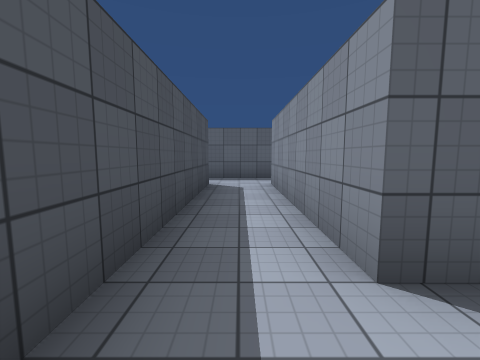
view 1 (above)

21 first-person views from a walk through a 3-D level made in the Unity game engine. The camera is 1.4 m above the floor, tilts 6° down and sees 90° across. The floor is counted in squares, 2 m on a side. Each view is taken from the middle of a square. On the plan, view 1 faces up. The plan holds only what a view shows up to about 9 squares ahead; the rest is blank. The place goes on beyond the plan. The player character is not drawn. Door leaves are left out, so doorways stand open. Surface patterns are stand-ins for the level's own textures.

view 2
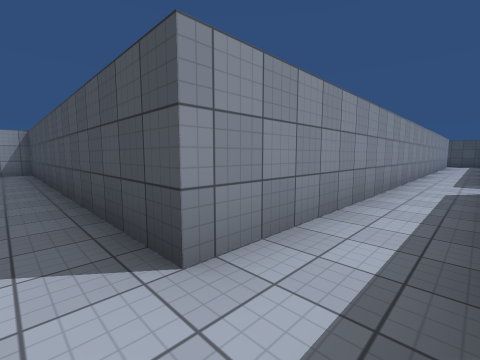

view 3
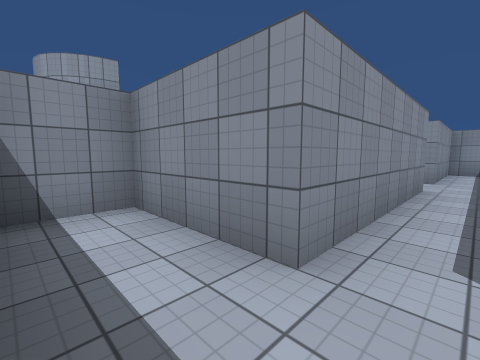

view 4
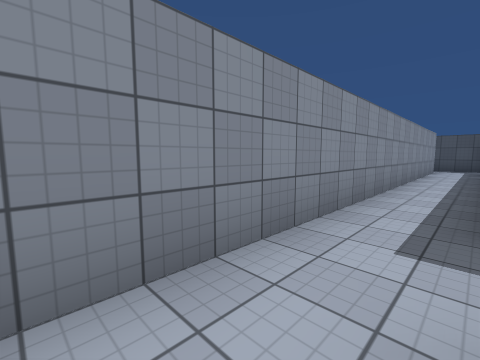

view 5
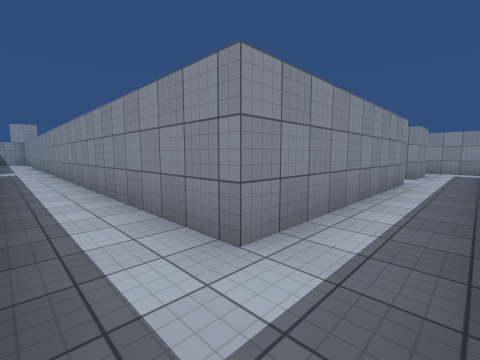

view 6
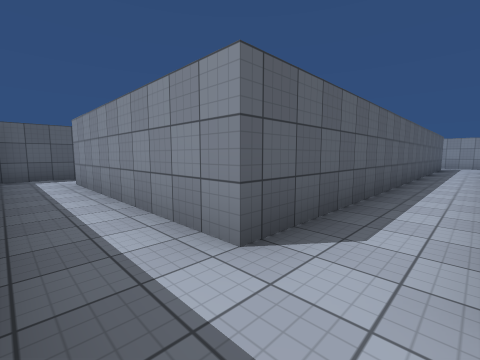

view 7
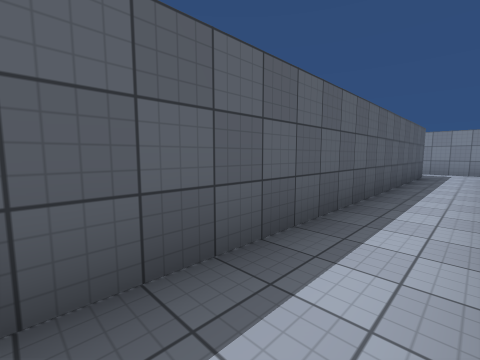

view 8
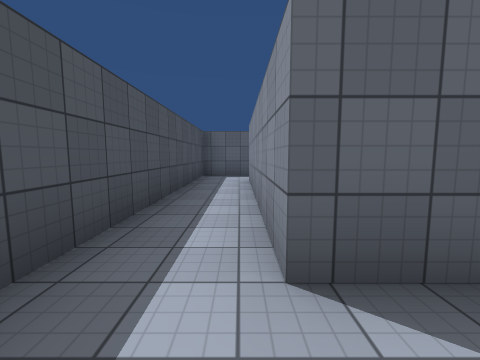

view 9
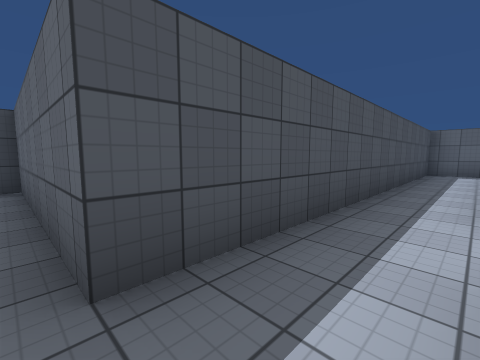

view 10
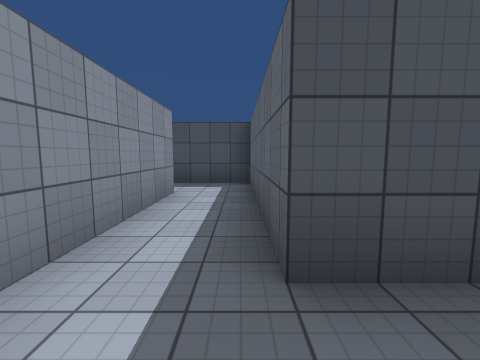

view 11
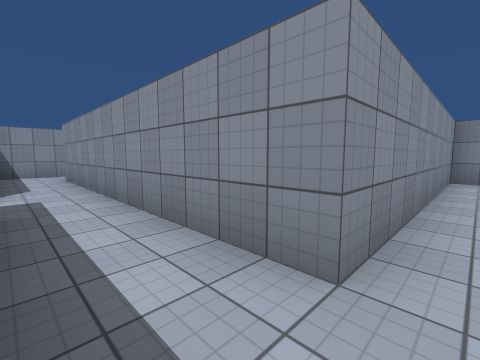

view 12
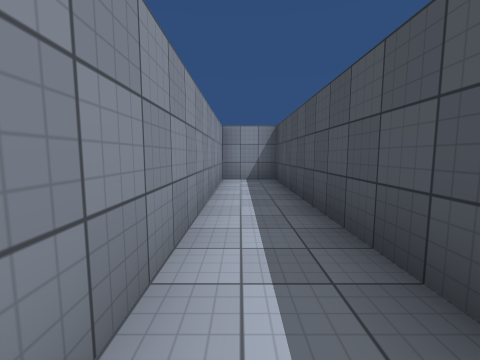

view 13
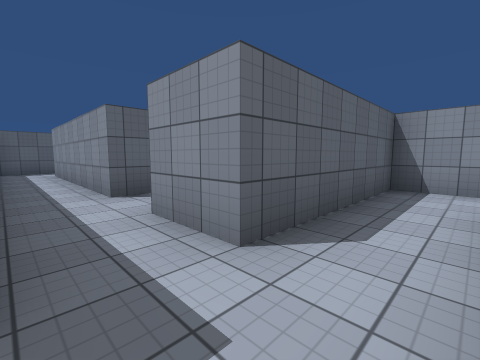

view 14
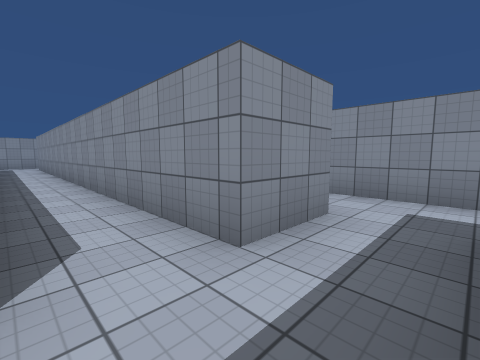

view 15
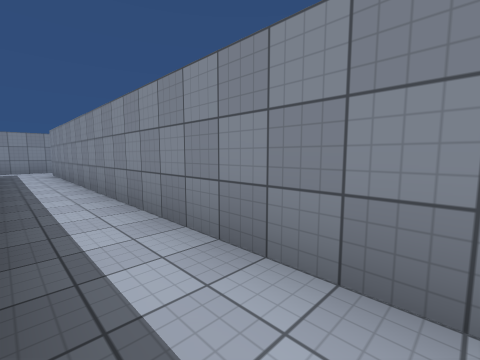

view 16
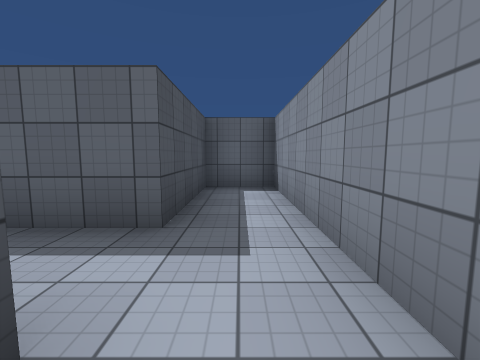

view 17
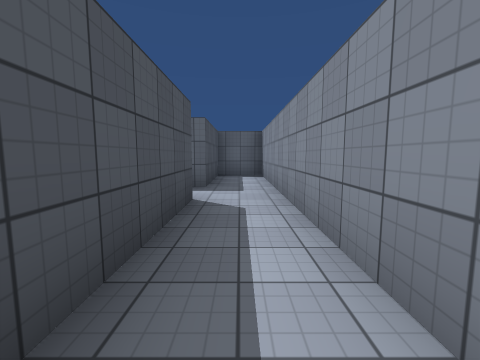

view 18
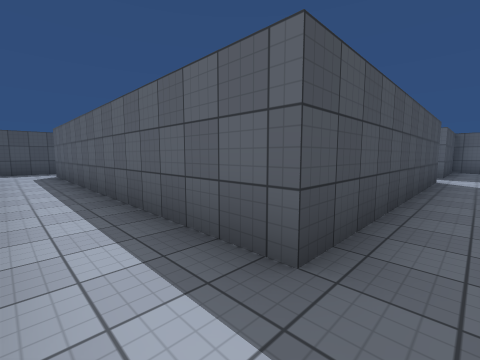

view 19
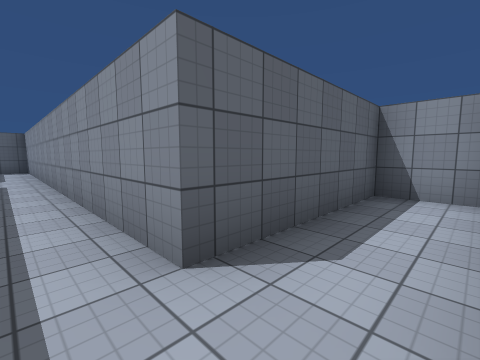

view 20
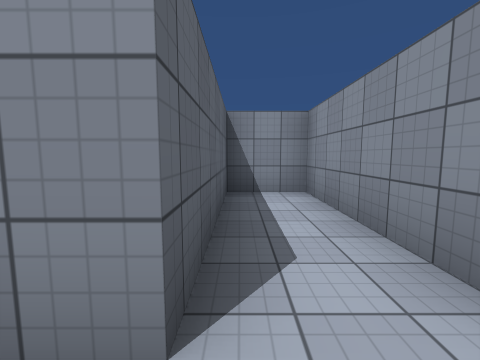

view 21
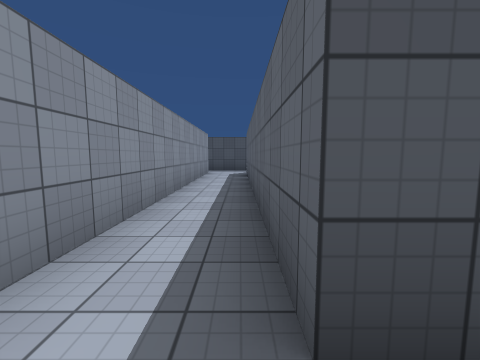

### Floor plan
Points are (right, up) in squares from view 1. A wall is a line through its corners. A room is listed if a view was taken in it or the views show most of it. See-through windows are left out.
Room 1 (views 1, 2, 3, 4, 5, 6, 7, 8, 14, 15)
walls: (-16.4, 7.2) (-18.2, 7.2) (-18.2, -1.5); (1, 7.2) (-1, 7.2); (-2.2, -1.6) (-2.2, 3.2) (-3.7, 3.2) (-3.7, 0.2) (-16.7, 0.2) (-16.7, 5.8) (-0.7, 5.8) (-0.7, -3.7) (0.7, -3.7) (0.7, -0.2); (1.4, 1.2) (0.7, 1.2) (0.7, 5.8) (3.2, 5.8) (3.2, 7.1); (-16.7, -1.3) (-3.7, -1.3)
ways out: opening at (-17.5, -2) to room 2; opening at (-3, -2) to room 3; opening at (1, 0.5)
Room 2 (views 9, 10, 11, 12, 13)
walls: (-18.2, -1.5) (-18.2, -2.8) (-23, -2.8) (-23, -10.8) (-21.5, -10.8) (-21.5, -4.3) (-14, -4.3); (-12.5, -4.5) (-12.5, -2.8) (-16.7, -2.8) (-16.7, -1.3)
ways out: opening at (-17.5, -2) to room 1
Room 3 (views 16, 17, 18, 19, 20, 21)
walls: (-1.9, -9.2) (1.5, -9.2) (1.5, -7.8) (-2.2, -7.8) (-2.2, -1.6); (-12, -9.2) (-4.1, -9.2); (-3.7, -1.3) (-3.7, -7.8) (-12.5, -7.8); (-14, -7.5) (-14, -9)
ways out: opening at (-3, -2) to room 1

Positions as (right, up) in squares from view 1, and headings:
1: (0, 0), facing up
2: (0, 7), facing down-left
3: (0, 7), facing down-right
4: (-5, 7), facing down-left
5: (-18, 7), facing down-right
6: (-18, -1), facing up-right
7: (-13, -1), facing up-right
8: (-17, -1), facing up
9: (-17, -3), facing up-left
10: (-17, -3), facing left
11: (-22, -3), facing down-right
12: (-22, -4), facing down
13: (-18, -4), facing up-right
14: (-18, 0), facing down-right
15: (-14, 0), facing down-right
16: (-3, -2), facing up
17: (-3, -5), facing up
18: (-3, -9), facing up-left
19: (-3, -9), facing up-right
20: (-3, -8), facing right
21: (-3, -8), facing left
